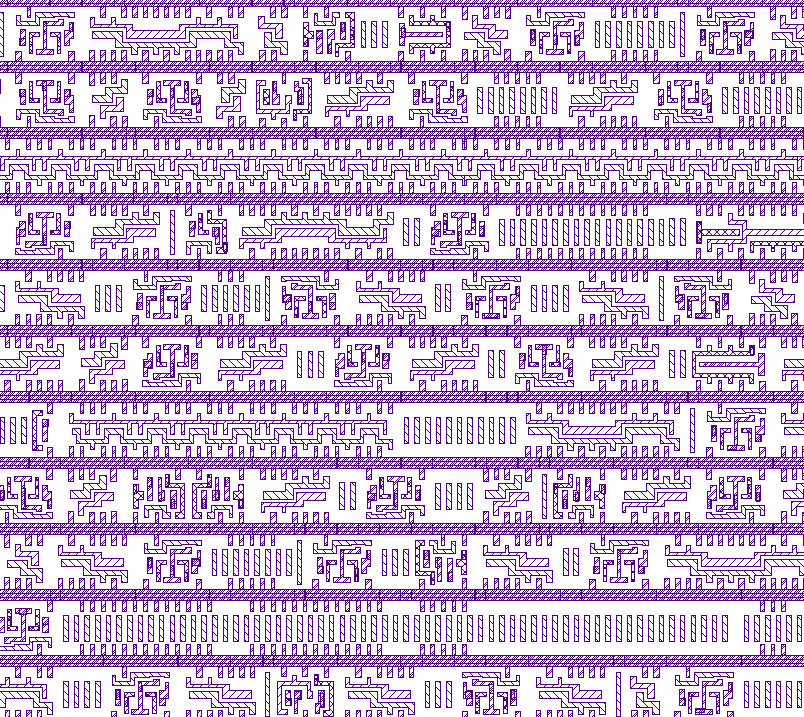
#> input picture picture.png, 804 x 717 px, given in place of picture.bmp, which was not available
$ python area_processing.py
#> lines starting #> are read from the running program, lines starting #| are printed output that depends on the picture; after the words box and inside, x2 and y2 are one past the last pixel; in counts of white or black regions, pixels touching at a corner belong together; long printed decimals are rounded; pictures that were not available may be replaced by others from this repository, and a replacement may not be noted
from PIL import Image
import numpy as np
import matplotlib.pyplot as plt
from scipy.ndimage import binary_dilation

# Load the image
file_path = 'picture.bmp'  # Replace with your image file path
image = Image.open(file_path)
#> image is the input picture: PIL image 804x717 P; mean R, G, B, A 208.4, 187.1, 221.2, 255

# Convert the image to grayscale
image_gray = image.convert('L')
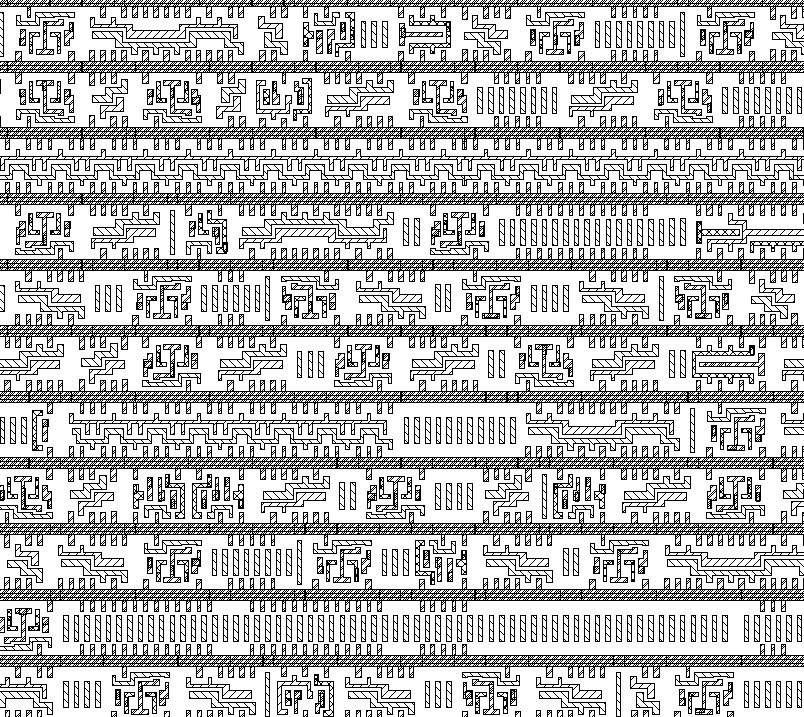
#> image_gray: PIL image 804x717 L; values 39 (black) and 255 (white), 73.4% white; black in thin lines or dots

# Define the threshold value
threshold = 200  # This value might need adjustment for your specific image

# Apply threshold transformation
# Pixels with a value below the threshold turn to black (0), above the threshold to white (255)
image_thresholded = image_gray.point(lambda x: 0 if x < threshold else 255, '1')
#> image_thresholded: PIL image 804x717 1; 73.4% white; black in thin lines or dots

# Convert the thresholded image to a numpy array for further analysis if needed
image_array = np.array(image_thresholded)

# Perform image dilation to make the edges thicker
# Create a structure element for dilation, you can adjust its size to increase or decrease dilation
dilatation_element_size = 4 # This value might need adjustment for your specific image
structure_element = np.ones((dilatation_element_size, dilatation_element_size))  # This is a 3x3 matrix of ones

# Apply dilation
image_dilated = binary_dilation(image_array == 0, structure_element).astype(np.uint8) * 255
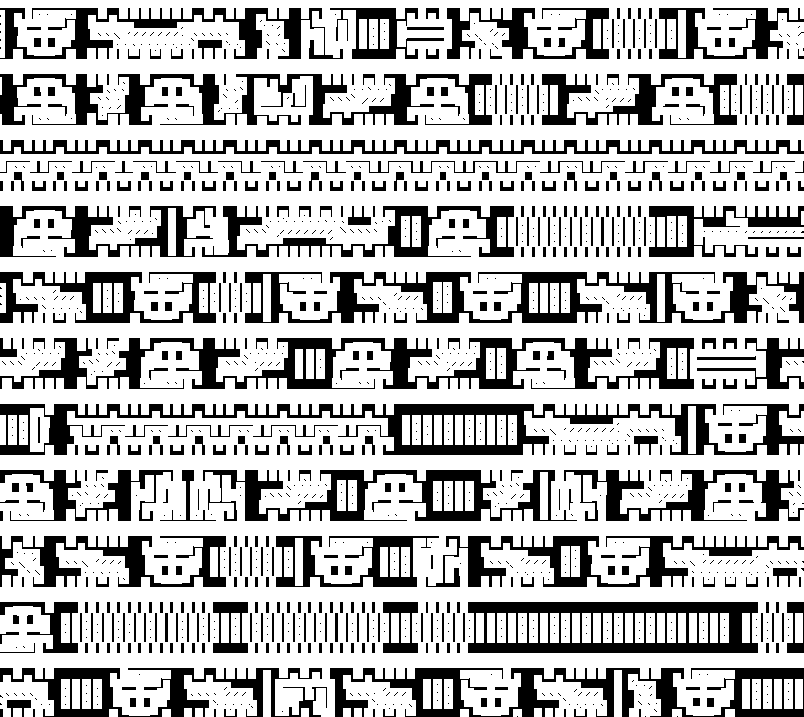
#> image_dilated: shape (717, 804); 71.6% white; 1517 black regions (998 under 20 px), largest, box (x1, y1, x2, y2) and area: (0, 338, 694, 389) 12445, (0, 404, 804, 455) 12336, (245, 272, 804, 323) 10583
image_dilated = np.invert(image_dilated)

# Count the number of black pixels in the dilated image
black_pixels = np.sum(image_dilated == 0)
#> black_pixels = 412939

# Calculate the total number of pixels in the image
total_pixels = image_dilated.size
#> total_pixels = 576468

# Calculate the fraction of the area that is black pixels
black_area_fraction = black_pixels / total_pixels
#> black_area_fraction = 0.716

# Convert the fraction to a percentage
black_area_percentage = black_area_fraction * 100
#> black_area_percentage = 71.63

print(black_area_percentage)
#| 71.633

# Display the original, thresholded, and dilated images

plt.subplot(1, 3, 1)
plt.imshow(image, cmap='gray')
plt.title('Original Image')
plt.axis('off')

plt.subplot(1, 3, 2)
plt.imshow(image_thresholded, cmap='gray')
plt.title('Thresholded Image')
plt.axis('off')

plt.subplot(1, 3, 3)
plt.imshow(image_dilated, cmap='gray')
plt.title('Dilated Image')
plt.axis('off')

plt.tight_layout()
plt.show()
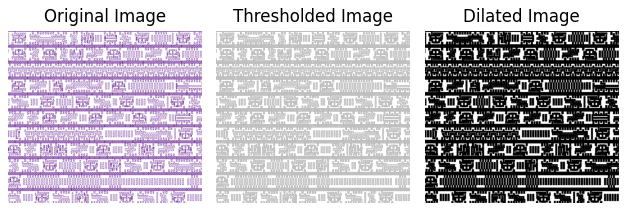
#> figure drawn by matplotlib, 3 panels
